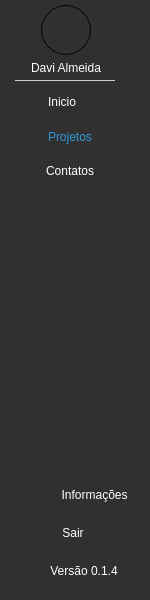
     <widget class="QFrame" name="a_barra_lateral">
      <property name="sizePolicy">
       <sizepolicy hsizetype="Preferred" vsizetype="Expanding">
        <horstretch>0</horstretch>
        <verstretch>100</verstretch>
       </sizepolicy>
      </property>
      <property name="minimumSize">
       <size>
        <width>130</width>
        <height>600</height>
       </size>
      </property>
      <property name="maximumSize">
       <size>
        <width>150</width>
        <height>16777215</height>
       </size>
      </property>
      <property name="styleSheet">
       <string notr="true">background-color: #303030;</string>
      </property>
      <property name="frameShape">
       <enum>QFrame::NoFrame</enum>
      </property>
      <property name="frameShadow">
       <enum>QFrame::Raised</enum>
      </property>
      <layout class="QVBoxLayout" name="verticalLayout_4">
       <property name="spacing">
        <number>6</number>
       </property>
       <property name="leftMargin">
        <number>0</number>
       </property>
       <property name="topMargin">
        <number>0</number>
       </property>
       <item>
        <widget class="QFrame" name="a_top_aside">
         <property name="minimumSize">
          <size>
           <width>120</width>
           <height>200</height>
          </size>
         </property>
         <property name="maximumSize">
          <size>
           <width>120</width>
           <height>200</height>
          </size>
         </property>
         <property name="frameShape">
          <enum>QFrame::NoFrame</enum>
         </property>
         <property name="frameShadow">
          <enum>QFrame::Raised</enum>
         </property>
         <widget class="QFrame" name="a_perfil">
          <property name="geometry">
           <rect>
            <x>1</x>
            <y>5</y>
            <width>130</width>
            <height>75</height>
           </rect>
          </property>
          <property name="minimumSize">
           <size>
            <width>130</width>
            <height>75</height>
           </size>
          </property>
          <property name="maximumSize">
           <size>
            <width>40</width>
            <height>60</height>
           </size>
          </property>
          <property name="styleSheet">
           <string notr="true">border-radius: 5px;</string>
          </property>
          <property name="frameShape">
           <enum>QFrame::NoFrame</enum>
          </property>
          <property name="frameShadow">
           <enum>QFrame::Raised</enum>
          </property>
          <widget class="QPushButton" name="a_icone_perfil">
           <property name="geometry">
            <rect>
             <x>40</x>
             <y>0</y>
             <width>50</width>
             <height>50</height>
            </rect>
           </property>
           <property name="minimumSize">
            <size>
             <width>45</width>
             <height>45</height>
            </size>
           </property>
           <property name="maximumSize">
            <size>
             <width>50</width>
             <height>50</height>
            </size>
           </property>
           <property name="styleSheet">
            <string notr="true">background-image: url(:/icones/autor.jpg);
background-repeat: no-repeat;
border-radius: 25px;
border: 1px solid black;</string>
           </property>
           <property name="text">
            <string/>
           </property>
          </widget>
          <widget class="QLabel" name="b_nome_usuario">
           <property name="geometry">
            <rect>
             <x>0</x>
             <y>55</y>
             <width>130</width>
             <height>15</height>
            </rect>
           </property>
           <property name="styleSheet">
            <string notr="true">font: 10pt &quot;Arial&quot;;
color: white;</string>
           </property>
           <property name="text">
            <string>Davi Almeida</string>
           </property>
           <property name="alignment">
            <set>Qt::AlignCenter</set>
           </property>
          </widget>
         </widget>
         <widget class="QFrame" name="b_botoes_top_aside">
          <property name="geometry">
           <rect>
            <x>1</x>
            <y>80</y>
            <width>130</width>
            <height>114</height>
           </rect>
          </property>
          <property name="minimumSize">
           <size>
            <width>130</width>
            <height>0</height>
           </size>
          </property>
          <property name="maximumSize">
           <size>
            <width>130</width>
            <height>16777215</height>
           </size>
          </property>
          <property name="styleSheet">
           <string notr="true">background-color: transparent;
border: none;
color: white;</string>
          </property>
          <property name="frameShape">
           <enum>QFrame::NoFrame</enum>
          </property>
          <property name="frameShadow">
           <enum>QFrame::Raised</enum>
          </property>
          <layout class="QVBoxLayout" name="verticalLayout_2">
           <property name="leftMargin">
            <number>9</number>
           </property>
           <property name="topMargin">
            <number>0</number>
           </property>
           <property name="rightMargin">
            <number>0</number>
           </property>
           <item>
            <widget class="Line" name="a_linha_horizontal">
             <property name="maximumSize">
              <size>
               <width>105</width>
               <height>1</height>
              </size>
             </property>
             <property name="styleSheet">
              <string notr="true">background-color: #cecece;
margin-left: 5px;</string>
             </property>
             <property name="orientation">
              <enum>Qt::Horizontal</enum>
             </property>
            </widget>
           </item>
           <item>
            <widget class="QPushButton" name="b_inicio">
             <property name="minimumSize">
              <size>
               <width>120</width>
               <height>30</height>
              </size>
             </property>
             <property name="maximumSize">
              <size>
               <width>120</width>
               <height>30</height>
              </size>
             </property>
             <property name="cursor">
              <cursorShape>PointingHandCursor</cursorShape>
             </property>
             <property name="layoutDirection">
              <enum>Qt::LeftToRight</enum>
             </property>
             <property name="styleSheet">
              <string notr="true">QPushButton{
	background-image: url(:/icones/home.svg);
	background-repeat: no-repeat;
	background-position: left left;
	qproperty-alignment: AlignRight;
	margin-right: 16px;
	font: 10pt &quot;MS Shell Dlg 2&quot;;
}

QPushButton:hover{
	color: rgb(0, 153, 255);
	
	font: 11pt &quot;MS Shell Dlg 2&quot;;

}

</string>
             </property>
             <property name="text">
              <string>Inicio</string>
             </property>
            </widget>
           </item>
           <item>
            <widget class="QPushButton" name="d_projetos">
             <property name="minimumSize">
              <size>
               <width>120</width>
               <height>30</height>
              </size>
             </property>
             <property name="maximumSize">
              <size>
               <width>120</width>
               <height>30</height>
              </size>
             </property>
             <property name="cursor">
              <cursorShape>PointingHandCursor</cursorShape>
             </property>
             <property name="styleSheet">
              <string notr="true">QPushButton{
	background-image: url(:/icones/workness.svg);
	background-repeat: no-repeat;
	background-position: left;
	qproperty-alignment: AlignRight;
	font: 75 10pt &quot;MS Shell Dlg 2&quot;;
	color: rgb(52, 152, 219);
}

QPushButton:hover{
	color: rgb(0, 153, 255);
	
	font: 11pt &quot;MS Shell Dlg 2&quot;;

}



</string>
             </property>
             <property name="text">
              <string>Projetos</string>
             </property>
            </widget>
           </item>
           <item>
            <widget class="QPushButton" name="c_contatos">
             <property name="minimumSize">
              <size>
               <width>120</width>
               <height>30</height>
              </size>
             </property>
             <property name="maximumSize">
              <size>
               <width>120</width>
               <height>30</height>
              </size>
             </property>
             <property name="cursor">
              <cursorShape>PointingHandCursor</cursorShape>
             </property>
             <property name="styleSheet">
              <string notr="true">QPushButton{
	background-image: url(:/icones/contact.svg);
	background-repeat: no-repeat;
	background-position: left;
	qproperty-alignment: AlignRight;
	font: 10pt &quot;MS Shell Dlg 2&quot;;
}

QPushButton:hover{
	color: rgb(0, 153, 255);
	
	font: 11pt &quot;MS Shell Dlg 2&quot;;
	

}</string>
             </property>
             <property name="text">
              <string>Contatos</string>
             </property>
            </widget>
           </item>
          </layout>
         </widget>
        </widget>
       </item>
       <item>
        <widget class="QFrame" name="b_space_aside">
         <property name="frameShape">
          <enum>QFrame::NoFrame</enum>
         </property>
         <property name="frameShadow">
          <enum>QFrame::Raised</enum>
         </property>
         <layout class="QVBoxLayout" name="verticalLayout_5">
          <property name="topMargin">
           <number>0</number>
          </property>
          <property name="bottomMargin">
           <number>0</number>
          </property>
          <item>
           <spacer name="verticalSpacer">
            <property name="orientation">
             <enum>Qt::Vertical</enum>
            </property>
            <property name="sizeHint" stdset="0">
             <size>
              <width>20</width>
              <height>252</height>
             </size>
            </property>
           </spacer>
          </item>
         </layout>
        </widget>
       </item>
       <item>
        <widget class="QFrame" name="c_bottom_aside">
         <property name="sizePolicy">
          <sizepolicy hsizetype="Preferred" vsizetype="Fixed">
           <horstretch>0</horstretch>
           <verstretch>0</verstretch>
          </sizepolicy>
         </property>
         <property name="minimumSize">
          <size>
           <width>120</width>
           <height>120</height>
          </size>
         </property>
         <property name="maximumSize">
          <size>
           <width>120</width>
           <height>120</height>
          </size>
         </property>
         <property name="layoutDirection">
          <enum>Qt::RightToLeft</enum>
         </property>
         <property name="styleSheet">
          <string notr="true">background-color: transparent;
border: none;
color: white;</string>
         </property>
         <property name="frameShape">
          <enum>QFrame::NoFrame</enum>
         </property>
         <property name="frameShadow">
          <enum>QFrame::Raised</enum>
         </property>
         <layout class="QVBoxLayout" name="verticalLayout_3">
          <property name="leftMargin">
           <number>9</number>
          </property>
          <property name="rightMargin">
           <number>0</number>
          </property>
          <property name="bottomMargin">
           <number>0</number>
          </property>
          <item>
           <widget class="QPushButton" name="a_informacoes">
            <property name="enabled">
             <bool>true</bool>
            </property>
            <property name="minimumSize">
             <size>
              <width>120</width>
              <height>30</height>
             </size>
            </property>
            <property name="maximumSize">
             <size>
              <width>120</width>
              <height>30</height>
             </size>
            </property>
            <property name="cursor">
             <cursorShape>PointingHandCursor</cursorShape>
            </property>
            <property name="layoutDirection">
             <enum>Qt::RightToLeft</enum>
            </property>
            <property name="styleSheet">
             <string notr="true">QPushButton{
	background-image: url(:/icones/help.svg);
	background-repeat: no-repeat;
	background-position: left;
	qproperty-alignment: AlignRight;
	font: 10pt &quot;MS Shell Dlg 2&quot;;
}


QPushButton:hover{
	color: rgb(0, 153, 255);
	
	font: 11pt &quot;MS Shell Dlg 2&quot;;
	
}</string>
            </property>
            <property name="text">
             <string>    Informações</string>
            </property>
           </widget>
          </item>
          <item>
           <widget class="QPushButton" name="b_sair">
            <property name="minimumSize">
             <size>
              <width>120</width>
              <height>30</height>
             </size>
            </property>
            <property name="maximumSize">
             <size>
              <width>120</width>
              <height>16777215</height>
             </size>
            </property>
            <property name="cursor">
             <cursorShape>PointingHandCursor</cursorShape>
            </property>
            <property name="layoutDirection">
             <enum>Qt::LeftToRight</enum>
            </property>
            <property name="styleSheet">
             <string notr="true">QPushButton{
	background-image: url(:/icones/logout.svg);
	background-repeat: no-repeat;
	background-position: left;
	qproperty-alignment: AlignRight;
	font: 10pt &quot;MS Shell Dlg 2&quot;;
	margin-right: 30px;
}


QPushButton:hover{
	color: rgb(0, 153, 255);
	
	font: 11pt &quot;MS Shell Dlg 2&quot;;
	
}</string>
            </property>
            <property name="text">
             <string>Sair</string>
            </property>
           </widget>
          </item>
          <item>
           <widget class="QFrame" name="c_version">
            <property name="minimumSize">
             <size>
              <width>110</width>
              <height>30</height>
             </size>
            </property>
            <property name="maximumSize">
             <size>
              <width>110</width>
              <height>30</height>
             </size>
            </property>
            <property name="frameShape">
             <enum>QFrame::NoFrame</enum>
            </property>
            <property name="frameShadow">
             <enum>QFrame::Raised</enum>
            </property>
            <widget class="QLabel" name="version">
             <property name="geometry">
              <rect>
               <x>0</x>
               <y>0</y>
               <width>110</width>
               <height>30</height>
              </rect>
             </property>
             <property name="minimumSize">
              <size>
               <width>110</width>
               <height>30</height>
              </size>
             </property>
             <property name="maximumSize">
              <size>
               <width>110</width>
               <height>30</height>
              </size>
             </property>
             <property name="text">
              <string>Versão 0.1.4</string>
             </property>
             <property name="alignment">
              <set>Qt::AlignCenter</set>
             </property>
            </widget>
           </widget>
          </item>
         </layout>
        </widget>
       </item>
      </layout>
     </widget>
